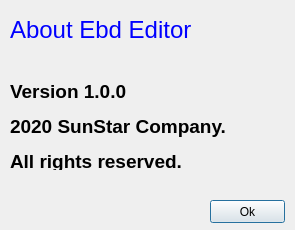
<?xml version="1.0" encoding="UTF-8"?>
<ui version="4.0">
 <class>AboutDialog</class>
 <widget class="QDialog" name="AboutDialog">
  <property name="geometry">
   <rect>
    <x>0</x>
    <y>0</y>
    <width>295</width>
    <height>230</height>
   </rect>
  </property>
  <property name="minimumSize">
   <size>
    <width>295</width>
    <height>230</height>
   </size>
  </property>
  <property name="maximumSize">
   <size>
    <width>295</width>
    <height>230</height>
   </size>
  </property>
  <property name="windowTitle">
   <string>Ebd Editor</string>
  </property>
  <property name="windowIcon">
   <iconset resource="MyEditorEBD.qrc">
    <normaloff>:/MyEditorEBD/Resources/needle.png</normaloff>:/MyEditorEBD/Resources/needle.png</iconset>
  </property>
  <widget class="QLabel" name="label">
   <property name="geometry">
    <rect>
     <x>10</x>
     <y>80</y>
     <width>271</width>
     <height>90</height>
    </rect>
   </property>
   <property name="text">
    <string>&lt;html&gt;&lt;head/&gt;&lt;body&gt;&lt;p&gt;&lt;span style=&quot; font-size:14pt; font-weight:600;&quot;&gt;Version 1.0.0&lt;/span&gt;&lt;/p&gt;&lt;p&gt;&lt;span style=&quot; font-size:14pt; font-weight:600;&quot;&gt;2020 SunStar Company.&lt;/span&gt;&lt;/p&gt;&lt;p&gt;&lt;span style=&quot; font-size:14pt; font-weight:600;&quot;&gt;All rights reserved.&lt;/span&gt;&lt;/p&gt;&lt;/body&gt;&lt;/html&gt;</string>
   </property>
  </widget>
  <widget class="QLabel" name="label_2">
   <property name="geometry">
    <rect>
     <x>10</x>
     <y>10</y>
     <width>231</width>
     <height>41</height>
    </rect>
   </property>
   <property name="font">
    <font>
     <family>Arial</family>
     <pointsize>18</pointsize>
    </font>
   </property>
   <property name="text">
    <string>&lt;html&gt;&lt;head/&gt;&lt;body&gt;&lt;p&gt;&lt;span style=&quot; color:#0000ff;&quot;&gt;About Ebd Editor&lt;/span&gt;&lt;/p&gt;&lt;/body&gt;&lt;/html&gt;</string>
   </property>
  </widget>
  <widget class="QPushButton" name="btnOk">
   <property name="geometry">
    <rect>
     <x>210</x>
     <y>200</y>
     <width>75</width>
     <height>23</height>
    </rect>
   </property>
   <property name="text">
    <string>Ok</string>
   </property>
  </widget>
 </widget>
 <layoutdefault spacing="6" margin="11"/>
 <resources>
  <include location="MyEditorEBD.qrc"/>
 </resources>
 <connections/>
</ui>
